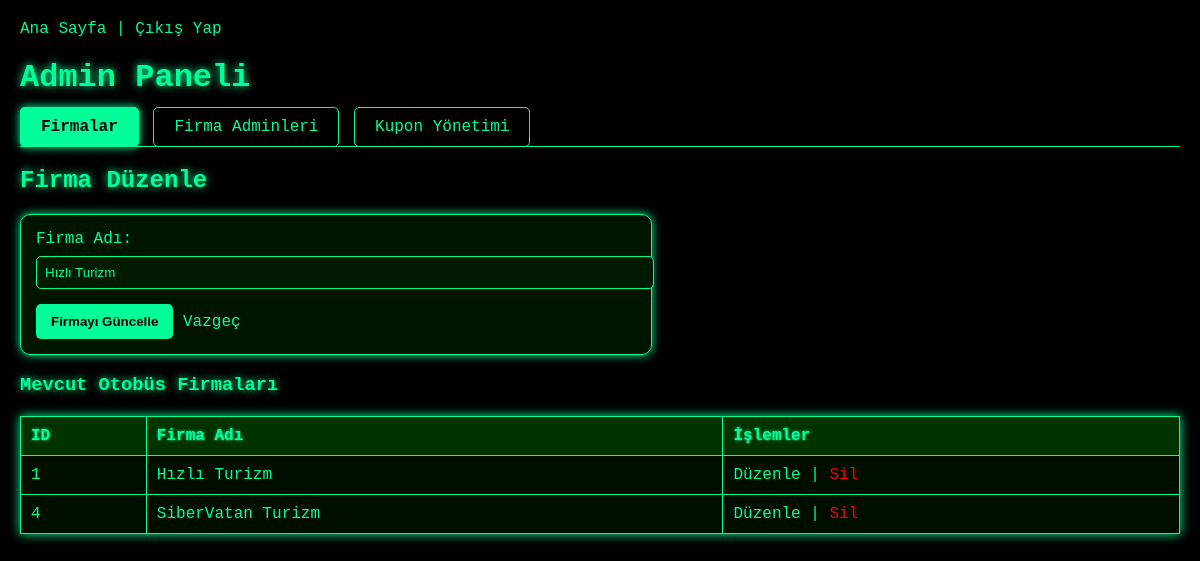
The page /admin_panel.php?tab=firms&action=edit_firm&firm_id=1 (signed in) on the database its author committed.
### tables this page shows
CREATE TABLE firms (
    id INTEGER PRIMARY KEY AUTOINCREMENT, -- Benzersiz Firma ID'si
    name TEXT NOT NULL UNIQUE,            -- Firma Adı
    logo_url TEXT,                        -- Firma Logosu URL'si
    created_at DATETIME DEFAULT CURRENT_TIMESTAMP
);

### admin_panel.php (the view, shortened to what this page needs)
<?php
$database_file = 'database.sqlite';
$current_action = $_GET['tab'] ?? 'firms';
try {
    $db = new PDO("sqlite:$database_file");
    $db->setAttribute(PDO::ATTR_ERRMODE, PDO::ERRMODE_EXCEPTION);
    $stmt_list_firms = $db->query("SELECT id, name, logo_url FROM firms ORDER BY name");
    $all_firms = $stmt_list_firms->fetchAll(PDO::FETCH_ASSOC);
    $firm_to_edit = null;
    if (isset($_GET['action']) && $_GET['action'] === 'edit_firm' && isset($_GET['firm_id'])) {
        $stmt_edit = $db->prepare("SELECT * FROM firms WHERE id = ?");
        $stmt_edit->execute([$_GET['firm_id']]);
        $firm_to_edit = $stmt_edit->fetch(PDO::FETCH_ASSOC);
    }
} catch (Exception $e) {
    $db->rollBack();
    $error = "Veritabanı hatası: " . $e->getMessage();
}
$firm_form_title = $firm_to_edit ? "Firma Düzenle" : "Yeni Firma Ekle";
$current_firm_name = $firm_to_edit['name'] ?? '';
?>
<!DOCTYPE html>
<html lang="tr">
<head>
</head>
<body>
    <p><a href="index.php">Ana Sayfa</a> | <a href="logout.php">Çıkış Yap</a></p>
    <h1> Admin Paneli</h1>
    <div class="tabs">
        <a href="admin_panel.php?tab=firms" class="<?php echo $current_action === 'firms' ? 'active' : ''; ?>">Firmalar</a>
        <a href="admin_panel.php?tab=firma_admins" class="<?php echo $current_action === 'firma_admins' ? 'active' : ''; ?>">Firma Adminleri</a>
        <a href="admin_panel.php?tab=coupons" class="<?php echo $current_action === 'coupons' ? 'active' : ''; ?>">Kupon Yönetimi</a>
    </div>
    <div>
        <?php if ($current_action === 'firms'): ?>
            <h2><?php echo $firm_form_title; ?></h2>
            <form method="POST" action="admin_panel.php?tab=firms">
                <label>Firma Adı:</label>
                <input type="text" name="firm_name" value="<?php echo htmlspecialchars($current_firm_name); ?>" required>
                <button type="submit" name="submit_firm"><?php echo $firm_to_edit ? "Firmayı Güncelle" : "Firma Ekle"; ?></button>
                <?php if ($firm_to_edit): ?>
                    <a href="admin_panel.php?tab=firms">Vazgeç</a>
                <?php endif; ?>
            </form>
            <h3>Mevcut Otobüs Firmaları</h3>
            <table>
                <thead>
                    <tr>
                        <th>ID</th>
                        <th>Firma Adı</th>
                        <th>İşlemler</th>
                    </tr>
                </thead>
                <tbody>
                    <?php foreach ($all_firms as $firm): ?>
                        <tr>
                            <td><?php echo htmlspecialchars($firm['id']); ?></td>
                            <td><?php echo htmlspecialchars($firm['name']); ?></td>
                            <td>
                                <a href="admin_panel.php?tab=firms&action=edit_firm&firm_id=<?php echo $firm['id']; ?>">Düzenle</a> |
                                <a href="admin_panel.php?tab=firms&action=delete_firm&firm_id=<?php echo $firm['id']; ?>" onclick="return confirm('Bu firmayı silmek istediğinizden emin misiniz?');" style="color: red;">Sil</a>
                            </td>
                        </tr>
                    <?php endforeach; ?>
                </tbody>
            </table>
        <?php endif; ?>
    </div>
</body>
</html>

### admin_panel.php (style rules this page uses)
body { background-color: #000; color: #00ff99; font-family: 'Courier New', monospace; margin: 20px; animation: matrix-bg 5s infinite alternate; }
a { color: #00ff99; text-decoration: none; transition: 0.3s; }
h1, h2, h3 { color: #00ff99; text-shadow: 0 0 8px #00ff99; }
.tabs { margin-bottom: 20px; border-bottom: 1px solid #00ff99; padding-bottom: 10px; }
.tabs a { padding: 10px 20px; border: 1px solid #00ff99; background-color: transparent; color: #00ff99; margin-right: 5px; border-radius: 5px; }
.tabs a.active { background-color: #00ff99; color: #000; font-weight: bold; box-shadow: 0 0 10px #00ff99; }
form { background-color: rgba(0, 30, 0, 0.7); border: 1px solid #00ff99; padding: 15px; border-radius: 10px; width: 100%; max-width: 600px; box-shadow: 0 0 10px #00ff99; }
label { display: block; margin-bottom: 8px; color: #00ff99; }
input, select { width: 100%; padding: 8px; background-color: #001a00; color: #00ff99; border: 1px solid #00ff99; border-radius: 5px; margin-bottom: 15px; }
button { background-color: #00ff99; color: #000; font-weight: bold; padding: 10px 15px; border: none; border-radius: 5px; cursor: pointer; transition: 0.3s; }
table { width: 100%; border-collapse: collapse; margin-top: 20px; background-color: rgba(0, 20, 0, 0.7); border: 1px solid #00ff99; box-shadow: 0 0 10px #00ff99; }
th, td { border: 1px solid #00ff99; padding: 10px; text-align: left; }
th { background-color: #003300; text-shadow: 0 0 3px #00ff99; }

### rows shown on the page
firms: firm_name "Hızlı Turizm", id "1", name "Hızlı Turizm"
firms: id "4", name "SiberVatan Turizm"

### other values the page prints
$firm_form_title "Firma Düzenle"
